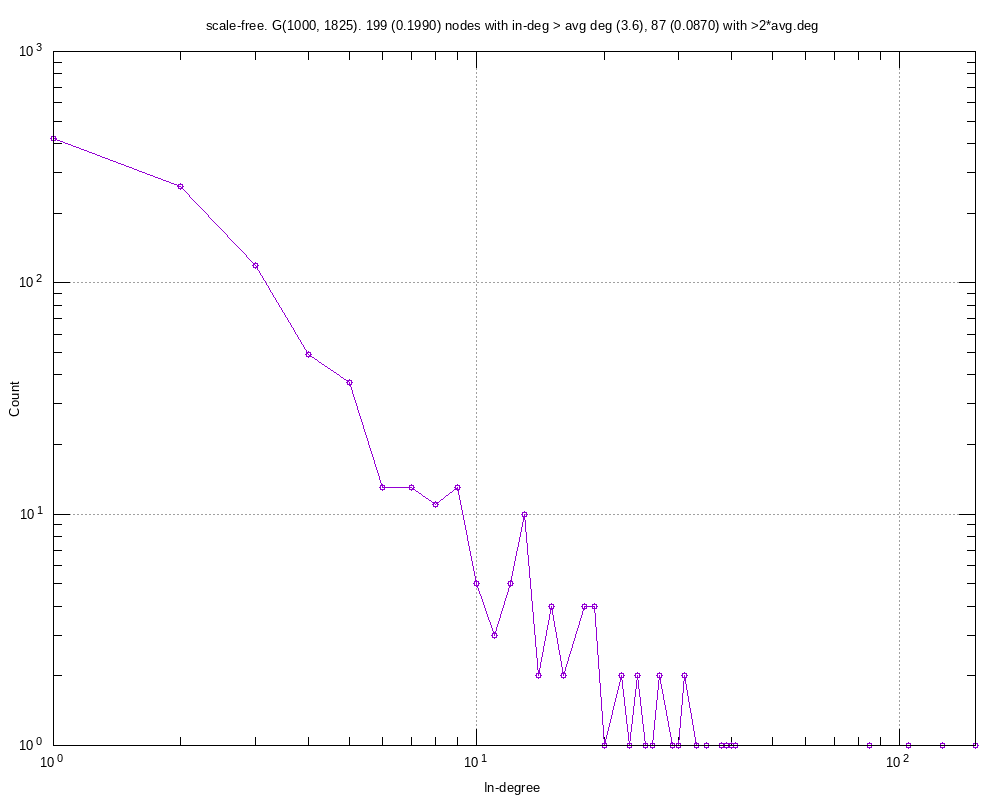

This figure's gnuplot source:
#
# scale-free. G(1000, 1825). 199 (0.1990) nodes with in-deg > avg deg (3.6), 87 (0.0870) with >2*avg.deg (Mon Dec 11 10:43:27 2023)
#

set title "scale-free. G(1000, 1825). 199 (0.1990) nodes with in-deg > avg deg (3.6), 87 (0.0870) with >2*avg.deg"
set key bottom right
set logscale xy 10
set format x "10^{%L}"
set mxtics 10
set format y "10^{%L}"
set mytics 10
set grid
set xlabel "In-degree"
set ylabel "Count"
set tics scale 2
set terminal png font arial 10 size 1000,800
set output 'inDeg.scale-free.png'
plot 	"inDeg.scale-free.tab" using 1:2 title "" with linespoints pt 6
